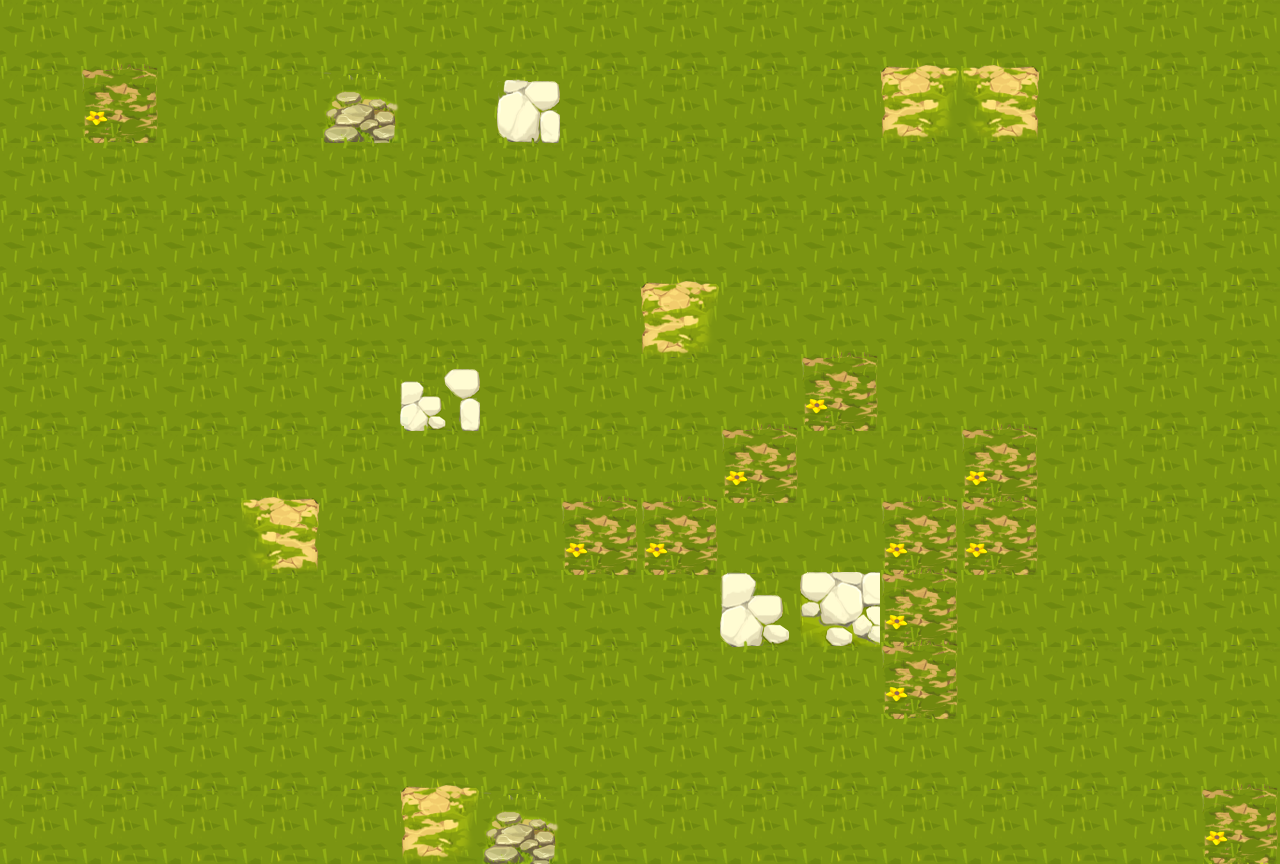

Below is a game level as drawn by its tile map, then a one-line description and the .tmx file that defines it, in full:
An orthogonal 16x12 tile map with 80x72 px tiles, 1 tile layer (Layer1), 1 hidden layer not drawn.

<map version="1.0" orientation="orthogonal" renderorder="right-down" width="16" height="12" tilewidth="80" tileheight="72" backgroundcolor="#807b9412" nextobjectid="1">
 <tileset firstgid="1" name="tiles" tilewidth="80" tileheight="80" tilecount="54" columns="9">
  <properties>
   <property name="route" value="true" />
  </properties>
  <image source="../tiles/tiles.png" width="720" height="480" />
 </tileset>
 <layer name="Layer1" width="16" height="12">
  <data encoding="csv">
1,1,1,1,1,1,1,1,1,1,1,1,1,1,1,1,
1,7,1,1,19,1,22,1,1,1,1,6,5,1,1,1,
1,1,1,1,1,1,1,1,1,1,1,1,1,1,1,1,
1,1,1,1,1,1,1,1,1,1,1,1,1,1,1,1,
1,1,1,1,1,1,1,1,6,1,1,1,1,1,1,1,
1,1,1,1,1,20,1,1,1,1,7,1,1,1,1,1,
1,1,1,1,1,1,1,1,1,7,1,1,7,1,1,1,
1,1,1,5,1,4,1,7,7,4,1,7,7,4,4,1,
1,1,1,1,1,1,4,1,1,23,24,7,1,4,4,1,
1,1,1,1,1,1,4,4,1,1,4,7,4,4,4,1,
1,1,1,1,1,1,4,4,1,1,1,1,4,4,4,1,
1,1,1,1,1,6,19,1,1,1,1,1,1,1,1,7
</data>
 </layer>
 <layer name="Layer2" width="16" height="12" visible="0">
  <data encoding="csv">
0,0,0,0,0,0,0,0,0,0,0,0,0,0,0,0,
0,0,0,0,0,0,0,0,0,0,0,0,0,0,0,0,
0,0,0,0,0,0,0,0,0,0,0,0,0,0,0,0,
0,0,0,0,0,0,0,0,0,0,0,0,0,0,0,0,
0,0,0,0,0,0,0,0,0,0,0,0,0,0,0,0,
0,0,0,0,0,0,0,0,0,0,0,0,0,0,0,0,
0,0,0,0,0,0,0,0,0,0,0,0,0,0,0,0,
0,0,0,0,0,0,0,0,0,0,0,0,0,0,0,0,
0,0,0,0,0,0,0,0,0,0,0,0,0,0,0,0,
0,0,0,0,0,0,0,0,0,0,0,0,0,0,0,0,
0,0,0,0,0,0,0,0,0,0,0,0,0,0,0,0,
0,0,0,0,0,0,0,0,0,0,0,0,0,0,0,0
</data>
 </layer>
</map>